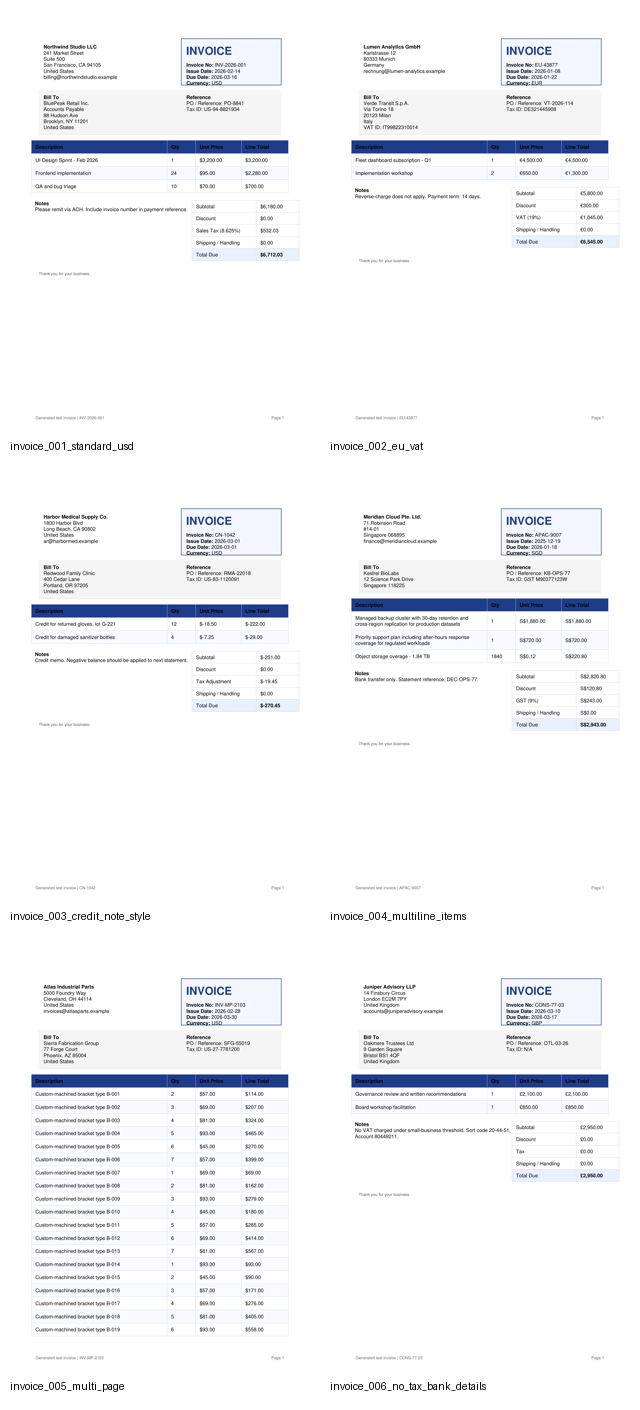
#> input picture data/invoice_test_set/contact_sheet.png, 640 x 1410 px
$ python -i preprocess.py   (imports and definitions only)
#> lines starting #> are read from the running program, lines starting #| are printed output that depends on the picture; after the words box and inside, x2 and y2 are one past the last pixel; in counts of white or black regions, pixels touching at a corner belong together
#> further down, picture is the input picture: shape (1410, 640, 3); mean B, G, R 247.3, 244.8, 243.9
"""Image preprocessing helpers for layout analysis."""

from __future__ import annotations

from typing import Any

import cv2
import numpy as np

from .config import LayoutConfig


def to_grayscale(image: Any) -> np.ndarray:
    """Convert a page image to grayscale."""
    array = _to_numpy(image)
    if len(array.shape) == 2:
        return array
    if len(array.shape) == 3 and array.shape[2] == 3:
        return cv2.cvtColor(array, cv2.COLOR_BGR2GRAY)
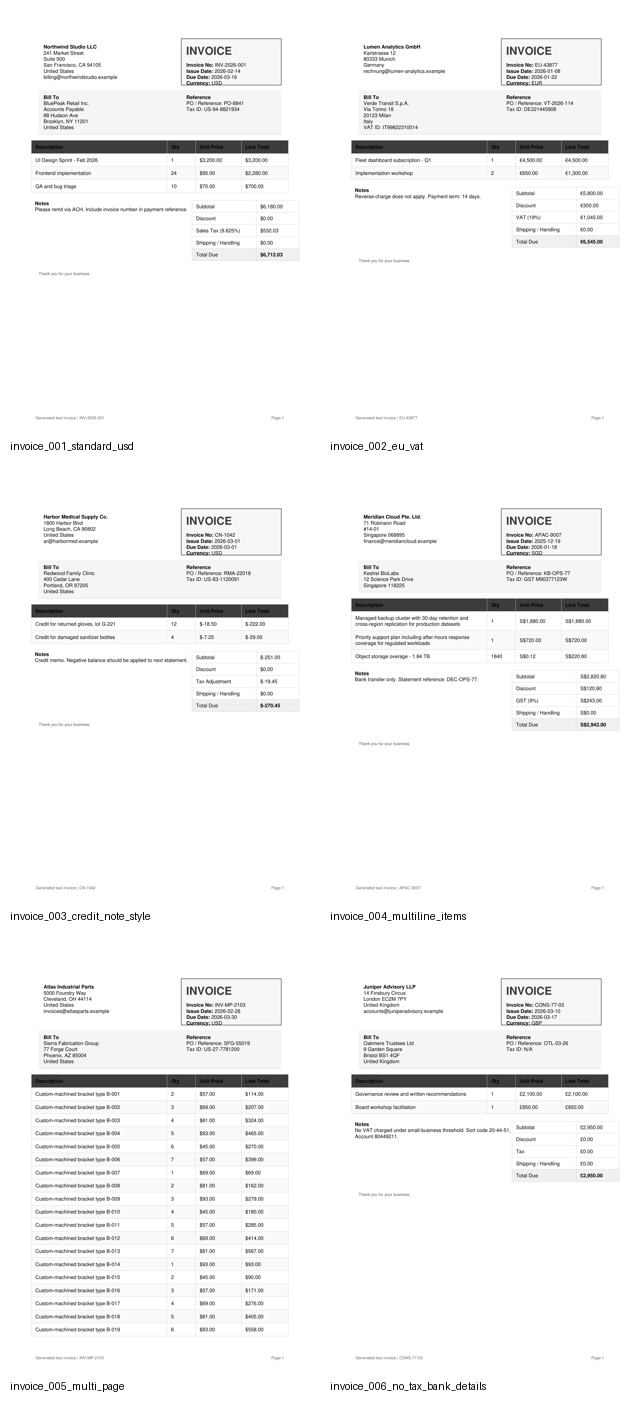
#> returned value: shape (1410, 640); min 1, max 255, mean 244.8
    raise ValueError(f"Unsupported image shape: {array.shape}")


def denoise(image: np.ndarray) -> np.ndarray:
    """Apply light denoising before thresholding."""
    return cv2.GaussianBlur(image, (3, 3), 0)


def binarize(image: np.ndarray, method: str = "adaptive") -> np.ndarray:
    """Convert grayscale image to a binary mask."""
#> called with method = 'adaptive'
    if method == "adaptive":
        return cv2.adaptiveThreshold(
            image,
            255,
            cv2.ADAPTIVE_THRESH_GAUSSIAN_C,
            cv2.THRESH_BINARY_INV,
            31,
            11,
        )
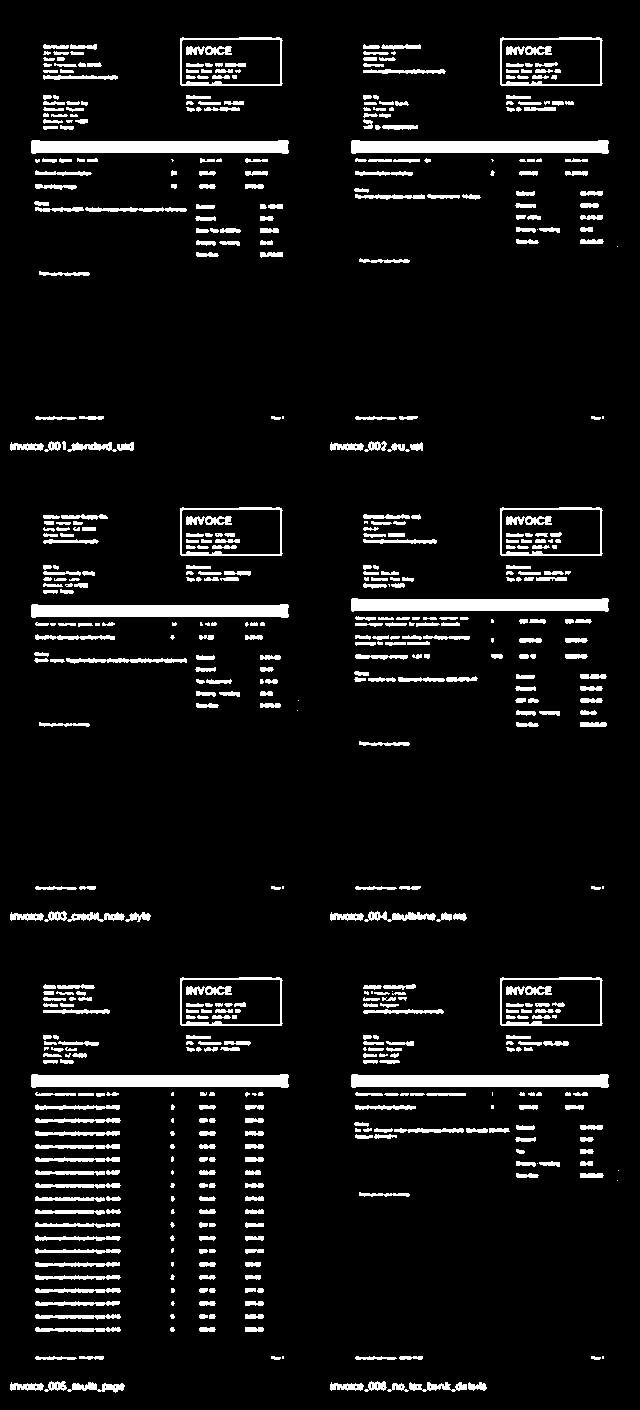
#> returned value: shape (1410, 640); 7.4% white; 618 white regions (74 under 20 px), largest, box (x1, y1, x2, y2) and area: (31, 140, 289, 154) 3118, (351, 140, 609, 154) 3118, (31, 604, 289, 618) 3115
    if method == "otsu":
        _, binary = cv2.threshold(
            image,
            0,
            255,
            cv2.THRESH_BINARY_INV | cv2.THRESH_OTSU,
        )
        return binary
    raise ValueError(f"Unsupported threshold method: {method}")


def prepare_analysis_layers(
    image: Any, config: LayoutConfig | None = None
) -> dict[str, np.ndarray]:
    """Prepare the minimal layer set required by V1 detectors."""
    resolved = config or LayoutConfig()
    gray = to_grayscale(image)
    cleaned = denoise(gray)
    binary = binarize(cleaned, method=resolved.threshold_method)
    return {
        "original": _to_numpy(image),
        "gray": gray,
        "binary": binary,
    }


def _to_numpy(image: Any) -> np.ndarray:
    if isinstance(image, np.ndarray):
        return image.copy()

    if hasattr(image, "convert"):
        rgb = np.array(image.convert("RGB"))
        return cv2.cvtColor(rgb, cv2.COLOR_RGB2BGR)

    raise ValueError("Unsupported image type for preprocessing.")

>>> import cv2
>>> picture = cv2.imread('../../../data/invoice_test_set/contact_sheet.png')
>>> result = prepare_analysis_layers(picture)
#> result = 3 items
